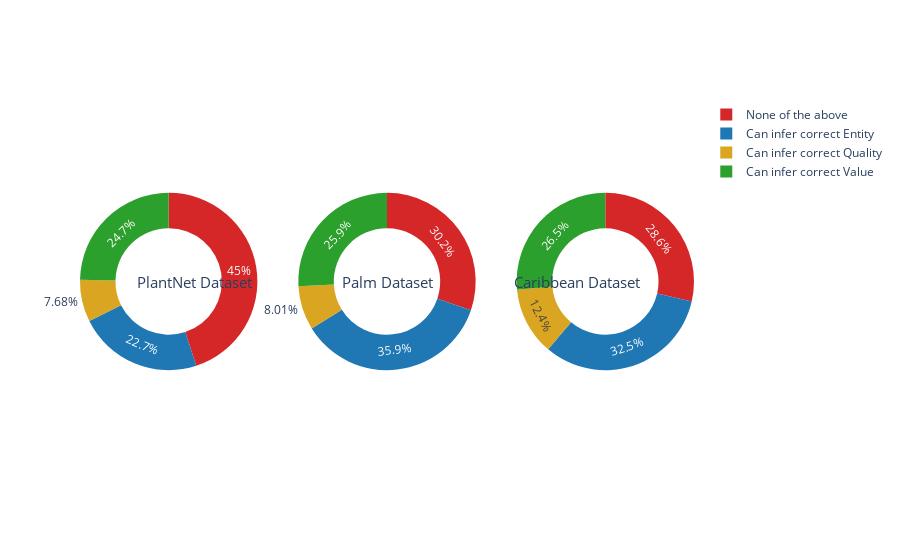

Notebook code cell kept with this figure:
### Code cell
# Create subplots: use 'domain' type for Pie subplot
fig = make_subplots(rows=1, cols=3, specs=[[{'type':'domain'}, {'type':'domain'}, {'type':'domain'}]])

# Add pie charts to each subplot
for i, dataset in enumerate(df["Dataset"].unique()):
    df_sub = df[df["Dataset"] == dataset]
    fig.add_trace(go.Pie(labels=labels, 
                            values=df_sub.groupby("Result").count().loc[labels, 'Species'].values,
                            name=dataset,
                            direction ='clockwise',
                            sort=False,
                            marker_colors=colors),                   
                    col=i+1, row=1,)

# Use `hole` to create a donut-like pie chart
fig.update_traces(hole=.6, hoverinfo="label+percent+value")

fig.update_layout(
    # Add annotations in the center of the donut pies.
    annotations=[dict(text='PlantNet Dataset',  x=0.09, y=0.5, font_size=15, showarrow=False),
                 dict(text='Palm Dataset',      x=0.500, y=0.5, font_size=15, showarrow=False),
                 dict(text='Caribbean Dataset', x=0.915, y=0.5, font_size=15, showarrow=False)]
                 )

fig.show()

folder_figures = "../../../reports/figures/"
file_name = "PxPlot_HTML_SurveysPerDataset.html"
fig.write_html(F"{folder_figures}{file_name}")
file_name = "PxPlot_PDF_SurveysPerDataset.pdf"
fig.write_image(F"{folder_figures}{file_name}")

### Figure 1 — Plotly figure (JSON) as saved in the notebook; plotly's stock layout.template omitted (floating-point values rounded to 4 significant figures)
{"data": [{"direction": "clockwise", "domain": {"x": [0, 0.2889], "y": [0, 1]}, "hole": 0.6, "hoverinfo": "label+percent+value", "labels": ["None of the above", "Can infer correct Entity", "Can infer correct Quality", "Can infer correct Value"], "marker": {"colors": ["#d62728", "#1f77b4", "goldenrod", "#2ca02c"]}, "name": "PlantNet", "sort": false, "type": "pie", "values": [246, 124, 42, 135]}, {"direction": "clockwise", "domain": {"x": [0.3556, 0.6444], "y": [0, 1]}, "hole": 0.6, "hoverinfo": "label+percent+value", "labels": ["None of the above", "Can infer correct Entity", "Can infer correct Quality", "Can infer correct Value"], "marker": {"colors": ["#d62728", "#1f77b4", "goldenrod", "#2ca02c"]}, "name": "Caribbean", "sort": false, "type": "pie", "values": [166, 197, 44, 142]}, {"direction": "clockwise", "domain": {"x": [0.7111, 1], "y": [0, 1]}, "hole": 0.6, "hoverinfo": "label+percent+value", "labels": ["None of the above", "Can infer correct Entity", "Can infer correct Quality", "Can infer correct Value"], "marker": {"colors": ["#d62728", "#1f77b4", "goldenrod", "#2ca02c"]}, "name": "Palm", "sort": false, "type": "pie", "values": [81, 92, 35, 75]}], "layout": {"annotations": [{"font": {"size": 15}, "showarrow": false, "text": "PlantNet Dataset", "x": 0.09, "y": 0.5}, {"font": {"size": 15}, "showarrow": false, "text": "Palm Dataset", "x": 0.5, "y": 0.5}, {"font": {"size": 15}, "showarrow": false, "text": "Caribbean Dataset", "x": 0.915, "y": 0.5}]}}
